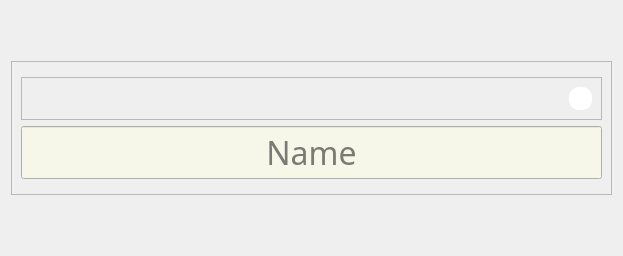
             <widget class="QWidget" name="rmcu_gen">
              <layout class="QVBoxLayout" name="verticalLayout_13">
               <item>
                <spacer name="verticalSpacer_7">
                 <property name="orientation">
                  <enum>Qt::Vertical</enum>
                 </property>
                 <property name="sizeType">
                  <enum>QSizePolicy::Maximum</enum>
                 </property>
                 <property name="sizeHint" stdset="0">
                  <size>
                   <width>20</width>
                   <height>50</height>
                  </size>
                 </property>
                </spacer>
               </item>
               <item>
                <widget class="QFrame" name="rmcu_gen_f1">
                 <property name="frameShape">
                  <enum>QFrame::StyledPanel</enum>
                 </property>
                 <property name="frameShadow">
                  <enum>QFrame::Raised</enum>
                 </property>
                 <layout class="QVBoxLayout" name="verticalLayout_49">
                  <item>
                   <widget class="QFrame" name="frame_12">
                    <property name="frameShape">
                     <enum>QFrame::StyledPanel</enum>
                    </property>
                    <property name="frameShadow">
                     <enum>QFrame::Raised</enum>
                    </property>
                   </widget>
                  </item>
                  <item>
                   <widget class="QFrame" name="rmcu_w1">
                    <property name="maximumSize">
                     <size>
                      <width>16777215</width>
                      <height>50</height>
                     </size>
                    </property>
                    <property name="frameShape">
                     <enum>QFrame::StyledPanel</enum>
                    </property>
                    <property name="frameShadow">
                     <enum>QFrame::Raised</enum>
                    </property>
                    <layout class="QHBoxLayout" name="horizontalLayout_15">
                     <item>
                      <spacer name="horizontalSpacer_52">
                       <property name="orientation">
                        <enum>Qt::Horizontal</enum>
                       </property>
                       <property name="sizeHint" stdset="0">
                        <size>
                         <width>538</width>
                         <height>20</height>
                        </size>
                       </property>
                      </spacer>
                     </item>
                     <item>
                      <widget class="QFrame" name="rmcu_w1_f">
                       <property name="sizePolicy">
                        <sizepolicy hsizetype="Maximum" vsizetype="Maximum">
                         <horstretch>0</horstretch>
                         <verstretch>0</verstretch>
                        </sizepolicy>
                       </property>
                       <property name="minimumSize">
                        <size>
                         <width>23</width>
                         <height>23</height>
                        </size>
                       </property>
                       <property name="styleSheet">
                        <string notr="true">border-image: url(:/img/Interface_files/qestion.png) 0 0 0 0 sketch sketch;
background-color: rgb(255, 255, 255);
border-radius: 10px;</string>
                       </property>
                       <property name="frameShape">
                        <enum>QFrame::StyledPanel</enum>
                       </property>
                       <property name="frameShadow">
                        <enum>QFrame::Raised</enum>
                       </property>
                      </widget>
                     </item>
                    </layout>
                   </widget>
                  </item>
                  <item>
                   <widget class="QLineEdit" name="rmcu_gen_f1_lb">
                    <property name="font">
                     <font>
                      <family>Voga </family>
                      <pointsize>24</pointsize>
                      <italic>false</italic>
                      <bold>false</bold>
                     </font>
                    </property>
                    <property name="styleSheet">
                     <string notr="true">QLineEdit:focus, QLineEdit:hover
{
	
	background-color: rgb(255, 219, 187);
}
QLineEdit
{
	font: 24pt &quot;Voga &quot;;
	background-color: rgb(246, 246, 233);
}</string>
                    </property>
                    <property name="inputMask">
                     <string/>
                    </property>
                    <property name="text">
                     <string/>
                    </property>
                    <property name="alignment">
                     <set>Qt::AlignCenter</set>
                    </property>
                    <property name="placeholderText">
                     <string>Name</string>
                    </property>
                   </widget>
                  </item>
                  <item>
                   <widget class="QFrame" name="frame_13">
                    <property name="frameShape">
                     <enum>QFrame::StyledPanel</enum>
                    </property>
                    <property name="frameShadow">
                     <enum>QFrame::Raised</enum>
                    </property>
                   </widget>
                  </item>
                 </layout>
                </widget>
               </item>
               <item>
                <spacer name="verticalSpacer_8">
                 <property name="orientation">
                  <enum>Qt::Vertical</enum>
                 </property>
                 <property name="sizeType">
                  <enum>QSizePolicy::Maximum</enum>
                 </property>
                 <property name="sizeHint" stdset="0">
                  <size>
                   <width>20</width>
                   <height>50</height>
                  </size>
                 </property>
                </spacer>
               </item>
              </layout>
             </widget>
